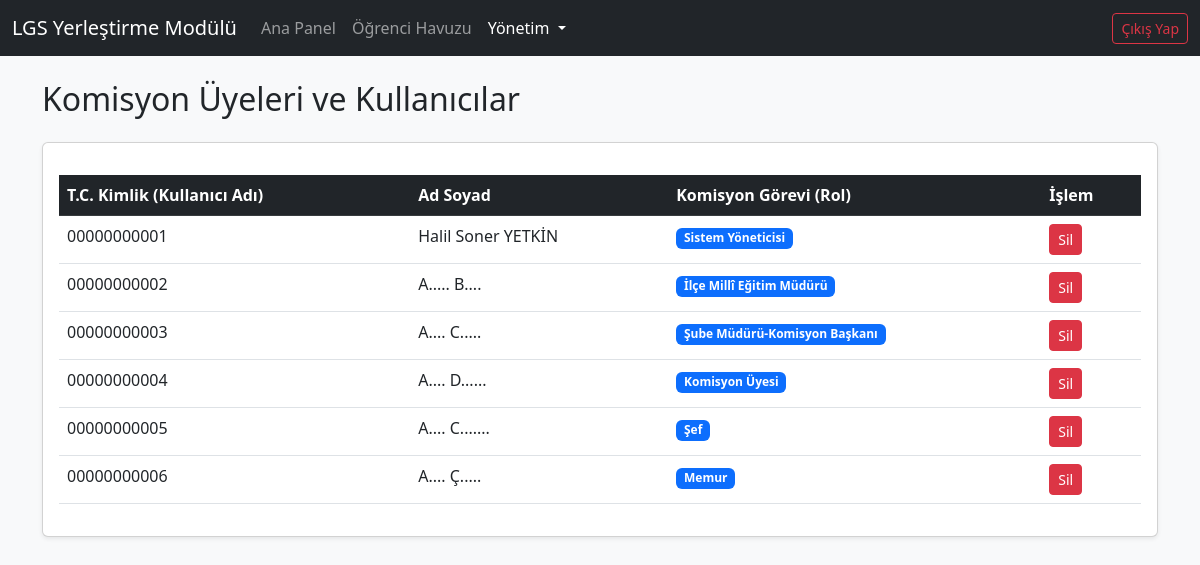
Screenshot of /kullanicilar (signed in) with the database file from the repository.
### tables this page shows
CREATE TABLE tbl_kullanicilar (
            kullanici_adi VARCHAR(50) PRIMARY KEY,
            sifre VARCHAR(50),
            rol VARCHAR(50)
        , ad_soyad VARCHAR(100));

### app.py (the view)
@app.route('/kullanicilar')
@tam_yetki_gerekli
def kullanicilar():
    if not session.get('oturum_acik'): return redirect(url_for('login'))
    conn = sqlite3.connect(DB_YOLU)
    conn.row_factory = sqlite3.Row
    cursor = conn.cursor()
    cursor.execute("SELECT * FROM tbl_kullanicilar")
    liste = cursor.fetchall()
    conn.close()
    return render_template('kullanicilar.html', kullanicilar=liste)

### app.py (called while the page is built)
def tam_yetki_gerekli(f):
    @wraps(f)
    def decorated_function(*args, **kwargs):
        kullanici_rolu = session.get('kullanici_rolu')
        if kullanici_rolu in KISITLI_ROLLER:
            flash("HATA: Bu işlem (Silme/Onaylama) için yetkiniz bulunmamaktadır!", "danger")
            return redirect(url_for('ana_panel'))
        return f(*args, **kwargs)
    return decorated_function

### kullanicilar.html (shortened to what this page needs)
<!DOCTYPE html>
<html lang="tr">
<head>
    <link href="https://cdn.jsdelivr.net/npm/bootstrap@5.3.0/dist/css/bootstrap.min.css" rel="stylesheet">
</head>
<body class="bg-light">
<nav class="navbar navbar-expand-lg navbar-dark bg-dark mb-4">
  <div class="container-fluid">
    <a class="navbar-brand" href="/">LGS Yerleştirme Modülü</a>
    <div class="collapse navbar-collapse">
      <ul class="navbar-nav me-auto mb-2 mb-lg-0">
        <li class="nav-item"><a class="nav-link" href="/">Ana Panel</a></li>
        <li class="nav-item"><a class="nav-link" href="/havuz">Öğrenci Havuzu</a></li>
        <li class="nav-item dropdown">
            <a class="nav-link dropdown-toggle active" href="#" id="yonetimDropdown" role="button" data-bs-toggle="dropdown">
                Yönetim
            </a>
        </li>
      </ul>
      <a href="/logout" class="btn btn-outline-danger btn-sm">Çıkış Yap</a>
    </div>
  </div>
</nav>
<div class="container">
    <h2 class="mb-4">Komisyon Üyeleri ve Kullanıcılar</h2>
    <div class="card shadow-sm">
        <div class="card-body">
            <table class="table table-hover mt-3">
                <thead class="table-dark">
                    <tr>
                        <th>T.C. Kimlik (Kullanıcı Adı)</th>
                        <th>Ad Soyad</th>
                        <th>Komisyon Görevi (Rol)</th>
                        <th>İşlem</th>
                    </tr>
                </thead>
                <tbody>
                    {% for k in kullanicilar %}
                    <tr>
                        <td>{{ k.kullanici_adi }}</td>
                        <td>{{ k.ad_soyad }}</td>
                        <td><span class="badge bg-primary">{{ k.rol }}</span></td>
                        <td>
                            <a href="/kullanici_sil/{{ k.kullanici_adi }}" class="btn btn-sm btn-danger" onclick="return confirm('Bu kullanıcıyı silmek istediğinize emin misiniz?');">Sil</a>
                        </td>
                    </tr>
                    {% endfor %}
                </tbody>
            </table>
        </div>
    </div>
</div>
</body>
</html>

### rows the page displays
tbl_kullanicilar: kullanici_adi "00000000001", ad_soyad "Halil Soner YETKİN", rol "Sistem Yöneticisi"
tbl_kullanicilar: kullanici_adi "00000000002", ad_soyad "A..... B....", rol "İlçe Millî Eğitim Müdürü"
tbl_kullanicilar: kullanici_adi "00000000003", ad_soyad "A.... C.....", rol "Şube Müdürü-Komisyon Başkanı"
tbl_kullanicilar: kullanici_adi "00000000004", ad_soyad "A.... D......", rol "Komisyon Üyesi"
tbl_kullanicilar: kullanici_adi "00000000005", ad_soyad "A.... C.......", rol "Şef"
tbl_kullanicilar: kullanici_adi "00000000006", ad_soyad "A.... Ç.....", rol "Memur"
